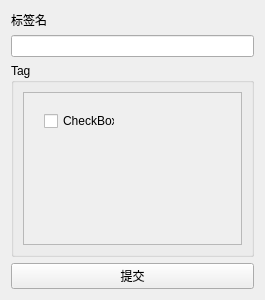
<?xml version="1.0" encoding="UTF-8"?>
<ui version="4.0">
 <class>Form</class>
 <widget class="QWidget" name="Form">
  <property name="geometry">
   <rect>
    <x>0</x>
    <y>0</y>
    <width>265</width>
    <height>300</height>
   </rect>
  </property>
  <property name="minimumSize">
   <size>
    <width>265</width>
    <height>300</height>
   </size>
  </property>
  <property name="maximumSize">
   <size>
    <width>265</width>
    <height>300</height>
   </size>
  </property>
  <property name="windowTitle">
   <string>Form</string>
  </property>
  <layout class="QVBoxLayout" name="verticalLayout_2">
   <item>
    <widget class="QLabel" name="label">
     <property name="text">
      <string>标签名</string>
     </property>
    </widget>
   </item>
   <item>
    <widget class="QLineEdit" name="lineEdit"/>
   </item>
   <item>
    <widget class="QGroupBox" name="groupBox">
     <property name="title">
      <string>Tag</string>
     </property>
     <layout class="QVBoxLayout" name="verticalLayout">
      <item>
       <widget class="QScrollArea" name="scrollArea">
        <property name="widgetResizable">
         <bool>true</bool>
        </property>
        <widget class="QWidget" name="scrollAreaWidgetContents">
         <property name="geometry">
          <rect>
           <x>0</x>
           <y>0</y>
           <width>225</width>
           <height>175</height>
          </rect>
         </property>
         <widget class="QCheckBox" name="checkBox">
          <property name="geometry">
           <rect>
            <x>20</x>
            <y>20</y>
            <width>71</width>
            <height>16</height>
           </rect>
          </property>
          <property name="text">
           <string>CheckBox</string>
          </property>
         </widget>
        </widget>
       </widget>
      </item>
     </layout>
    </widget>
   </item>
   <item>
    <widget class="QPushButton" name="bt_submit">
     <property name="text">
      <string>提交</string>
     </property>
    </widget>
   </item>
  </layout>
 </widget>
 <resources/>
 <connections/>
</ui>
